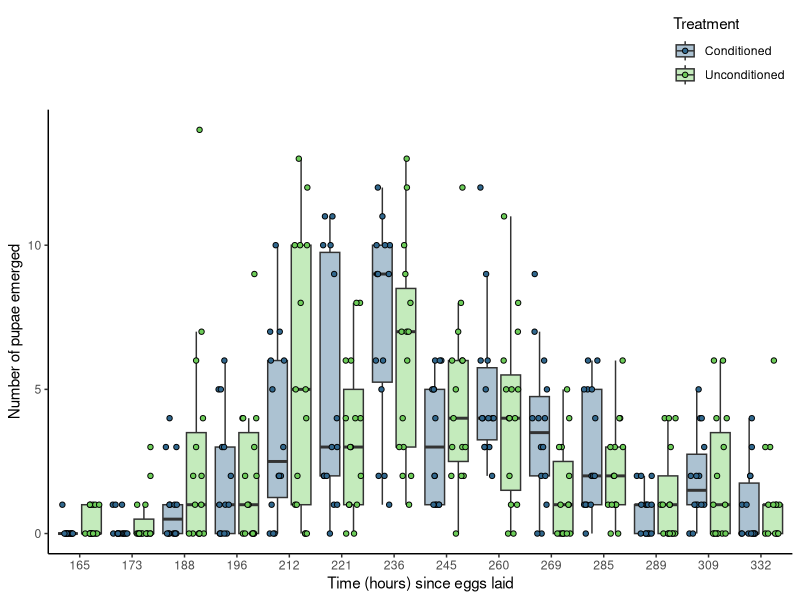

The R script that drew this image:
## Packages
library(tidyverse)
library(ggplot2)
library(readxl)
library(viridis)


## Choosing colours from viridis to use: 
viridis_colors <- viridis(10)

################################################ PUPAE ANALYSIS ####


## Reading pupae data in
pupae_fitness <- read_excel("data/fitness_development/MFE_pupae.xlsx")



## Boxplot ##
pupae_boxplot_2 <- ggplot(pupae_fitness, aes(x = factor(time_hours), y = pupae, fill = treatment)) +
  geom_boxplot(outlier.shape = NA, alpha = .4, position = position_dodge(width = 0.9)) +
  geom_point(aes(fill = treatment),
             size = 1.5, shape = 21,
             position = position_jitterdodge(jitter.width = 0.3, dodge.width = 0.9)) +
  scale_fill_manual(values = viridis_colors[c(4, 8)], labels = c("Conditioned", "Unconditioned")) +
  scale_x_discrete(labels = unique(pupae_fitness$time_hours)) +
  theme_classic() +
  theme(legend.position = "top",
        legend.justification = "right",
        legend.direction = "vertical",
        strip.placement = "outside", 
        strip.background = element_blank(),  
        strip.text = element_blank()) +
  labs(x = "Time (hours) since eggs laid", 
       y = "Number of pupae emerged",
       fill = "Treatment")


## Display the plot 
pupae_boxplot_2



#### Pupae data check. 
pupae_fitness <- as.data.frame(pupae_fitness)

total_pupae <- pupae_fitness %>% 
  group_by(treatment, vial) %>% 
  summarise(total_pupae = sum(pupae, na.rm = TRUE))


total_pupae <- as.data.frame(total_pupae)
